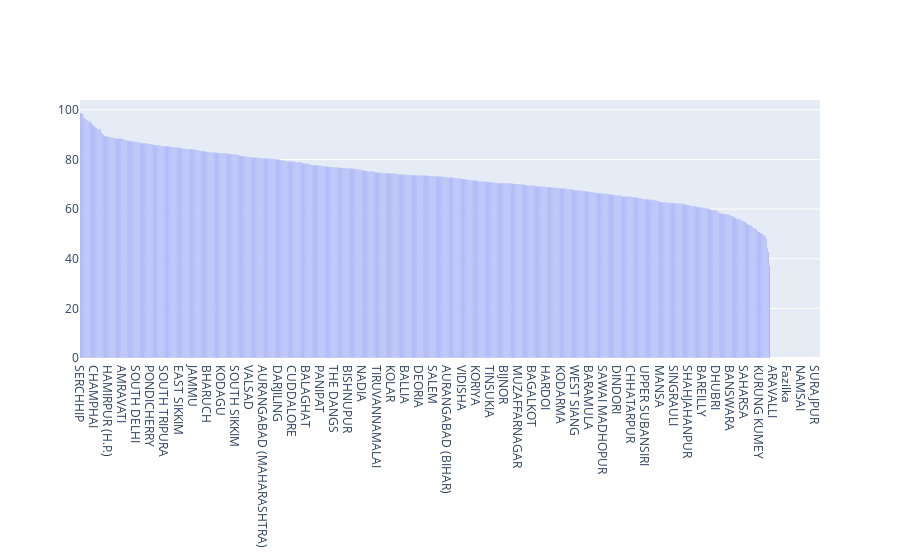

The notebook cell this image was saved under:
### Code cell
df3=df.copy()[['DISTNAME','OVERALL_LI']]
lit1=df3.groupby(['DISTNAME']).mean()
lit1=lit1.sort_values('OVERALL_LI',ascending=False) 
fig = go.Figure(data=go.Bar(x=lit1.index,y=lit1['OVERALL_LI']))
fig.show()

### Figure 1 — Plotly figure (JSON) as saved in the notebook; plotly's stock layout.template omitted (floating-point values rounded to 4 significant figures; data arrays with more than 128 entries replaced by an {"elided": "..."} marker saying what was removed)
{"data": [{"type": "bar", "x": {"elided": "680 str values"}, "y": {"elided": "680 float values"}}], "layout": {}}
